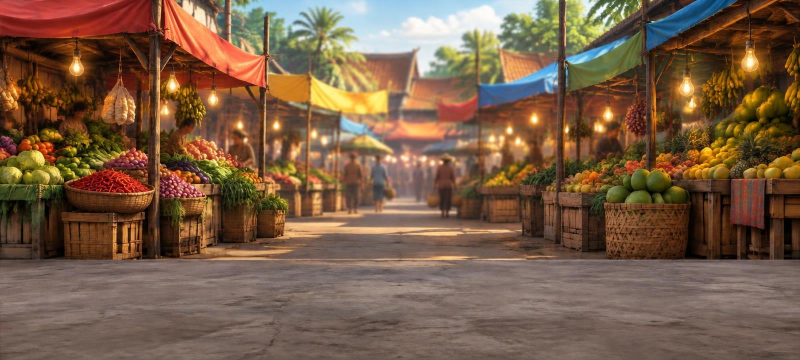
#> input picture pasar_sumber_ai.jpg, 1600 x 720 px (shown at 1/2 size)
$ python gen_arena.py
#> lines starting #> are read from the running program, lines starting #| are printed output that depends on the picture; after the words box and inside, x2 and y2 are one past the last pixel; in counts of white or black regions, pixels touching at a corner belong together
"""Membuat arena/pasar/background-pasar.png (800x360, lantai mulai tepat y=300).
Sumber lukisan: pasar_sumber_ai.jpg (dibuat dengan generator gambar AI, 1600x720,
lalu disunting AI untuk menambah pedagang/pembeli samar).
Langkah: skala agar tepi lantai sumber (y=524) jatuh di y=300, potong tengah 800 px,
buramkan latar (lebih kuat di pita tengah y 120-300), lalu gambar ulang lantai paving
dari y=300 ke bawah dengan Pillow agar garis lantai tepat."""
import sys, numpy as np
from PIL import Image, ImageDraw, ImageFilter, ImageEnhance
SRC = sys.argv[1] if len(sys.argv) > 1 else "pasar_sumber_ai.jpg"
OUT = sys.argv[2] if len(sys.argv) > 2 else "background-pasar.png"
W, H, FLOOR = 800, 360, 300
src = Image.open(SRC).convert("RGB")
#> src is the input picture: PIL image 1600x720 RGB; mean R, G, B 120.5, 93, 70.5
# tepi lantai sumber = lonjakan terang baris terbesar di 60-80% tinggi gambar (diukur otomatis)
_g = np.asarray(src.convert("L")).astype(float).mean(axis=1)
_lo, _hi = int(src.height * 0.6), int(src.height * 0.8)
EDGE_SRC = _lo + int(np.argmax(np.diff(_g[_lo:_hi]))) + 1
#> EDGE_SRC = 519
print("tepi lantai sumber y =", EDGE_SRC)
#| tepi lantai sumber y = 519
s = FLOOR / EDGE_SRC
#> s = 0.578
im = src.resize((round(src.width * s), round(src.height * s)), Image.LANCZOS)
x0 = (im.width - W) // 2
#> x0 = 62
im = im.crop((x0, 0, x0 + W, H))
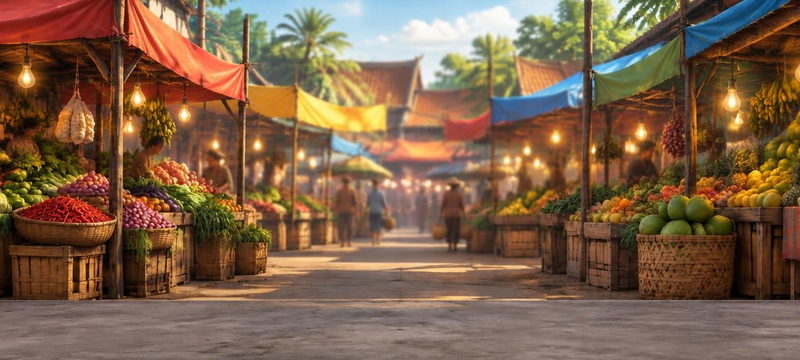
#> im: PIL image 800x360 RGB; mean R, G, B 125.7, 97.3, 73.2
# 1) seluruh latar agak buram (petarung lebih menonjol)
bg = im.filter(ImageFilter.GaussianBlur(1.6))
# 2) pita tengah y 120-300 dibuat tenang: blur lebih kuat + kontras/saturasi turun, tepi lembut
calm = im.filter(ImageFilter.GaussianBlur(4.5))
calm = ImageEnhance.Contrast(calm).enhance(0.8)
calm = ImageEnhance.Color(calm).enhance(0.8)
mask = Image.new("L", (W, H), 0)
#> mask: PIL image 800x360 L; every value is 0
md = ImageDraw.Draw(mask)
md.rectangle((0, 120, W, FLOOR), fill=200)
mask = mask.filter(ImageFilter.GaussianBlur(18))
m = np.asarray(mask).copy(); m[FLOOR:, :] = 0; mask = Image.fromarray(m)
#> after `m[FLOOR:, :] = 0`:
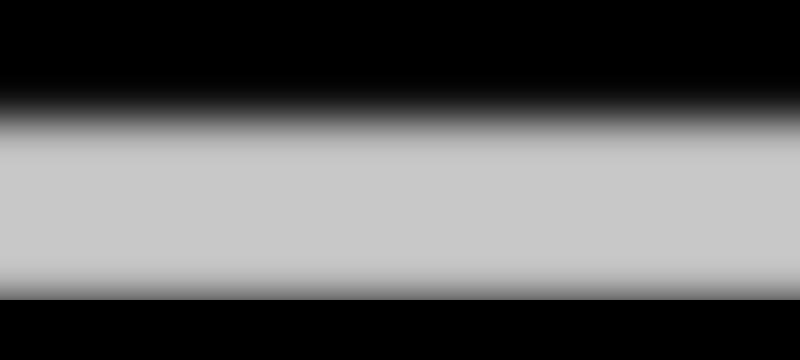
#> m: shape (360, 800); min 0, max 200, mean 96.2
bg = Image.composite(calm, bg, mask)
# 3) lantai semen/paving: ambil warna rata-rata lantai sumber, gambar paving + tekstur halus
arr = np.asarray(bg).astype(np.float32)
floor_src = np.asarray(im).astype(np.float32)[FLOOR:, :, :]
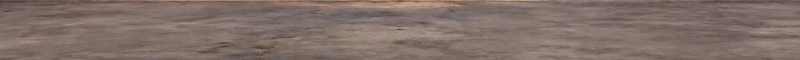
#> floor_src: shape (60, 800, 3) float32; mean R, G, B 129.2, 111.4, 104.8
base = floor_src.reshape(-1, 3).mean(axis=0)
#> base = [129.2, 111.4, 104.8]
rng = np.random.default_rng(20261116)
fl = np.zeros((H - FLOOR, W, 3), np.float32)
for y in range(H - FLOOR):
    shade = 0.92 + 0.10 * (y / (H - FLOOR))  # sedikit lebih terang ke depan
    fl[y, :, :] = base * shade * np.array([1.04, 1.0, 0.94], np.float32)  # semen hangat
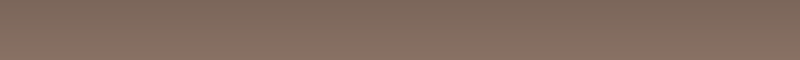
#> fl: shape (60, 800, 3) float32; mean of channels 0, 1, 2 130.2, 108, 95.5; drawn as R, G, B
fl += rng.normal(0, 5, fl.shape)  # butir semen
# campur sedikit tekstur sumber agar menyatu dengan lukisan
fl = fl * 0.75 + np.asarray(Image.fromarray(floor_src.clip(0,255).astype(np.uint8)).filter(ImageFilter.GaussianBlur(1))).astype(np.float32) * 0.25
floor_img = Image.fromarray(fl.clip(0, 255).astype(np.uint8))
fd = ImageDraw.Draw(floor_img)
joint = tuple(int(c * 0.72) for c in base)
#> joint = (93, 80, 75)
# garis paving horizontal (makin renggang ke depan = perspektif ringan)
ys = [0, 9, 21, 37, 59]
for yy in ys[1:]:
    fd.line((0, yy, W, yy), fill=joint, width=1)
# garis paving vertikal berselang-seling per lajur, menyebar dari titik hilang di tengah
for i, (ya, yb) in enumerate(zip(ys[:-1], ys[1:] + [H - FLOOR])):
    step = 40 + i * 14
    off = (i % 2) * step // 2
    for x in range(-step, W + step, step):
        xa = 400 + (x + off - 400) * (1 + ya / 60)
        xb = 400 + (x + off - 400) * (1 + yb / 60)
        fd.line((xa, ya, xb, yb), fill=joint, width=1)
# tepi lantai: garis terang tipis TEPAT di y=300 (baris pertama lantai)
edge = tuple(min(255, int(c * 1.18)) for c in base)
#> edge = (152, 131, 123)
fd.line((0, 0, W, 0), fill=edge, width=1)
out = bg.copy()
out.paste(floor_img, (0, FLOOR))
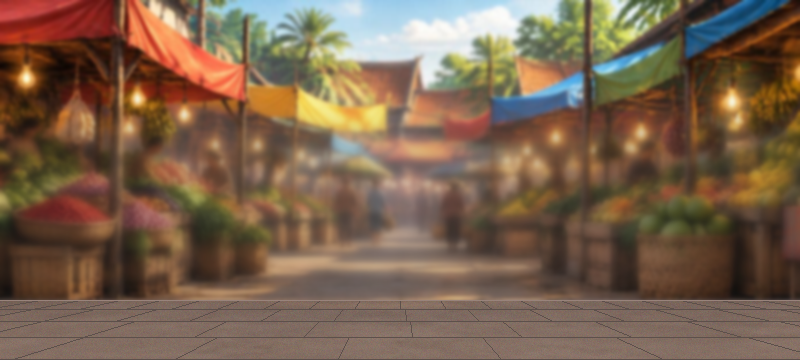
#> out: PIL image 800x360 RGB; mean R, G, B 122.2, 98.3, 77.6
# bayangan lembut di kaki latar tepat di atas lantai (masih bagian latar, y<300)
sh = Image.new("L", (W, H), 0); ImageDraw.Draw(sh).rectangle((0, FLOOR - 6, W, FLOOR - 1), fill=60)
#> after `ImageDraw.Draw(sh).rectangle((0, FLOOR - 6, W, FLOOR - 1), fill=60)`:
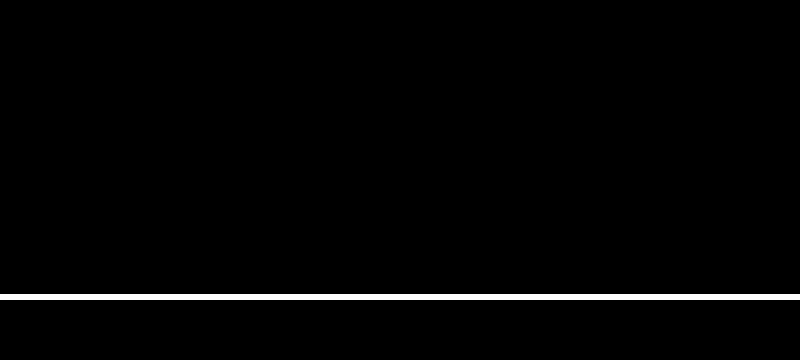
#> sh: PIL image 800x360 L; values 0 (black) and 60 (white), 1.7% white; 1 white region, box (x1, y1, x2, y2) and area: (0, 294, 800, 300) 4800
sh = sh.filter(ImageFilter.GaussianBlur(3)); s2 = np.asarray(sh).copy(); s2[FLOOR:, :] = 0
#> after `sh = sh.filter(ImageFilter.GaussianBlur(3))`:
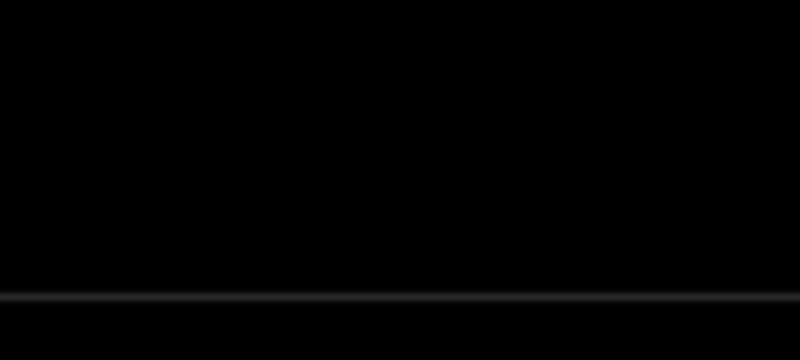
#> sh: PIL image 800x360 L; min 0, max 40, mean 1
#> after `s2[FLOOR:, :] = 0`: s2: shape (360, 800); 1.94% of pixels changed, all inside (x1, y1, x2, y2) = (0, 300, 800, 307)
out = Image.composite(Image.new("RGB", (W, H), (30, 22, 18)), out, Image.fromarray(s2))
out.save(OUT, optimize=True)
print("tersimpan", OUT, out.size)
#| tersimpan background-pasar.png (800, 360)
